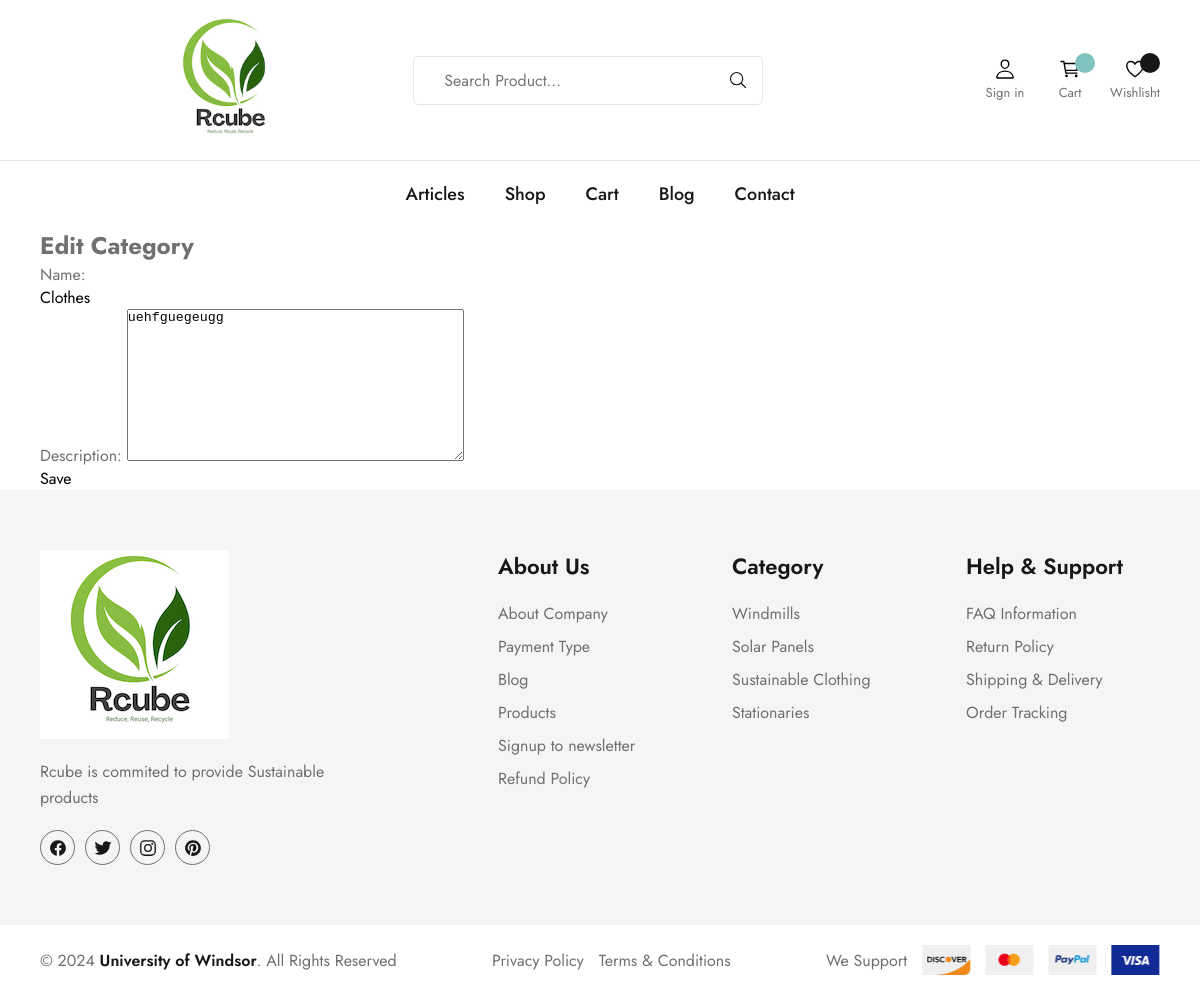
The app's page /edit_category/1/, older data.
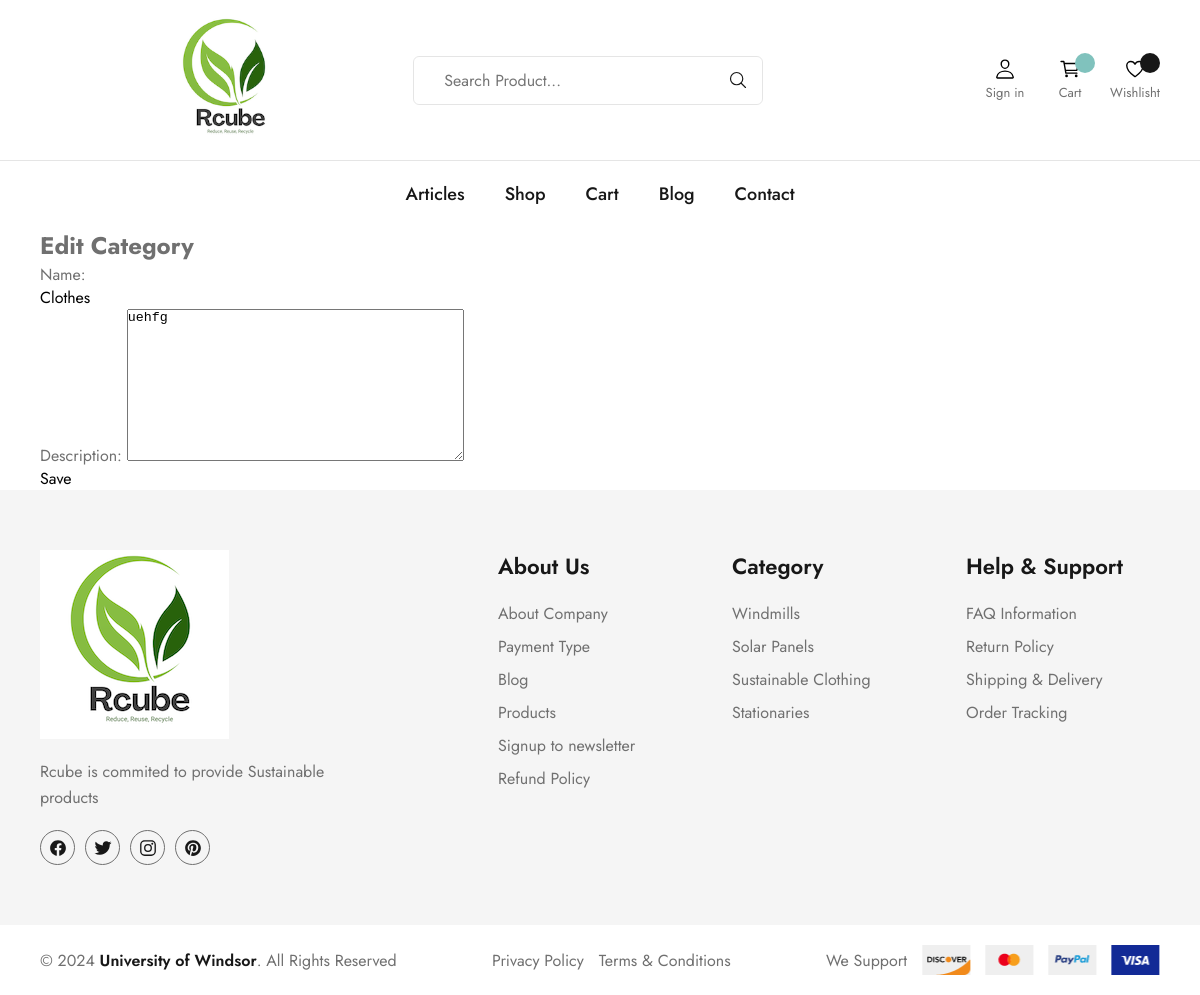
The same page, newer data.
### usersApp/models.py (models this page shows, shortened)
class Category(models.Model):
    name = models.CharField(max_length=100, unique=True)
    description = models.TextField(blank=True)

### usersApp/views.py (the view)
# urls.py: path('edit_category/<int:category_id>/', views.edit_category, name='edit_category'),
def edit_category(request, category_id):
    category = get_object_or_404(Category, id=category_id)
    if request.method == 'POST':
        form = CategoryForm(request.POST, instance=category)
        if form.is_valid():
            form.save()
            return redirect('list_categories')
    else:
        form = CategoryForm(instance=category)
    return render(request, 'edit_category.html', {'form': form})

### usersApp/forms.py
class CategoryForm(forms.ModelForm):
    class Meta:
        model = Category
        fields = ['name', 'description']

### usersApp/templates/edit_category.html (shortened to what this page needs)
{% extends "rcube-green-ecom/base.html" %}
{% block content %}
  <h2>Edit Category</h2>
  <form method="post">
    {{ form.as_p }}
    <button type="submit">Save</button>
  </form>
{% endblock %}

Row changes from the older to the newer data that the page shows:
changed Category "Clothes": description "uehfguegeugg" → "uehfg"
